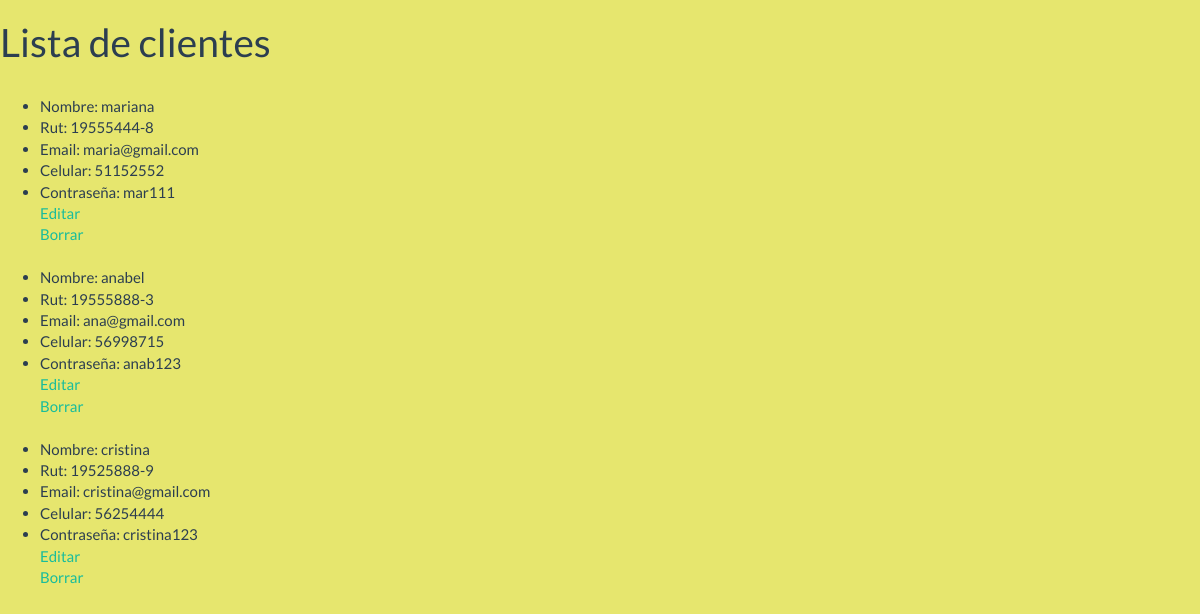
/listar_clientes, run on an earlier commit of the app's database.
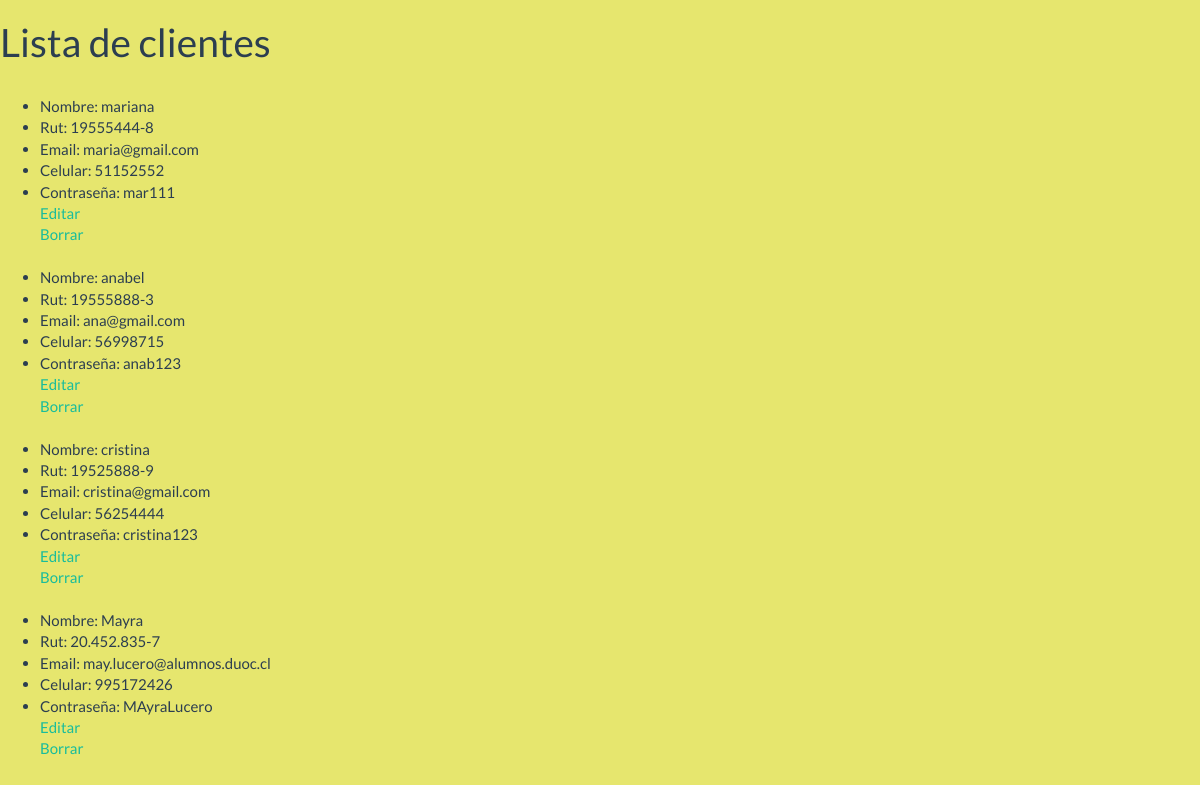
And on a later commit of the database.
### app/models.py (models this page shows, shortened)
class Cliente(models.Model):
    nombre = models.CharField(max_length=30)
    rut = models.CharField(max_length=12)
    email = models.EmailField(max_length=50)
    celular = models.CharField(max_length=12)
    contraseña = models.CharField(max_length=20)
    class Meta:
        permissions = (
            ('administrador',_('Es administrador')),
            ('cliente',_('Es cliente')),
        )

### app/views.py (the view)
# urls.py: path('listar_clientes',views.listar_clientes),
def listar_clientes(request):
    clientes = Cliente.objects.filter(nombre__contains='')
    return render(request, "app/listar_clientes.html", {'clientes': clientes})

### app/templates/app/listar_clientes.html (shortened to what this page needs)
{% load staticfiles %}
<!DOCTYPE html>
<html lang="en">
<head>
    <link rel="stylesheet" href="{% static 'css/bootstrap.min.css' %}">
    <link rel="stylesheet" href="{% static 'css/index.css' %}">
</head>
<body>
    <h1>Lista de clientes</h1>
    <ul>
        {% if clientes %}
        {% for c in clientes %}
        <br>
        <li>
            Nombre:
            {{ c.nombre}}
        </li>
        <li>
            Rut:
            {{ c.rut}}
        </li>
        <li>
            Email:
            {{ c.email}}
        </li>
        <li>
            Celular:
            {{ c.celular}}
        </li>
        <li>
            Contraseña:
            {{ c.contraseña}}
            <br>
            <a href="/editar_cliente/{{ c.id }}"> Editar</a>
            <br>
            <a href="/borrar_cliente/{{ c.id }}"
            onclick="return confirm('¿Esta seguro de borrar?');"
            > Borrar</a>
        </li>
        {% endfor %}
        {% else %}
            <p>No hay clientes</p>
        {% endif %}
    </ul>
</body>
</html>

What changed in the data, as far as the page shows it:
added Cliente: nombre "Mayra", rut "20.452.835-7", email "may.lucero@alumnos.duoc.cl", celular "995172426", contraseña "MAyraLucero"
